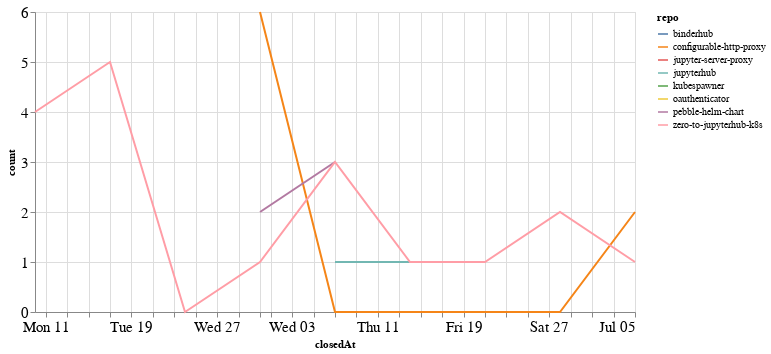

The code cell stored with this chart in its notebook:
### Code cell
closed_by_time = closed_by.groupby('repo').resample('W', on='closedAt').count()['author'].reset_index()
closed_by_time = closed_by_time.rename(columns={'author': 'count'})

alt.Chart(closed_by_time, width=600).mark_line().encode(
    x='closedAt',
    y='count',
    color='repo',
    tooltip="repo"
)

### Figure 1 — Vega-Lite specification as saved in the notebook (floating-point values rounded to 4 significant figures)
{"config": {"axisLeft": {"labelFontSize": 15}, "axisBottom": {"labelFontSize": 15}}, "data": {"name": "data-8dc859577252f03d276b6151484b82ad"}, "mark": "line", "encoding": {"color": {"type": "nominal", "field": "repo"}, "tooltip": {"type": "nominal", "field": "repo"}, "x": {"type": "temporal", "field": "closedAt"}, "y": {"type": "quantitative", "field": "count"}}, "width": 600, "$schema": "https://vega.github.io/schema/vega-lite/v4.8.1.json", "datasets": {"data-8dc859577252f03d276b6151484b82ad": [{"repo": "binderhub", "closedAt": "2020-05-24T00:00:00", "count": 1}, {"repo": "configurable-http-proxy", "closedAt": "2020-05-31T00:00:00", "count": 6}, {"repo": "configurable-http-proxy", "closedAt": "2020-06-07T00:00:00", "count": 0}, {"repo": "configurable-http-proxy", "closedAt": "2020-06-14T00:00:00", "count": 0}, {"repo": "configurable-http-proxy", "closedAt": "2020-06-21T00:00:00", "count": 0}, {"repo": "configurable-http-proxy", "closedAt": "2020-06-28T00:00:00", "count": 0}, {"repo": "configurable-http-proxy", "closedAt": "2020-07-05T00:00:00", "count": 2}, {"repo": "jupyter-server-proxy", "closedAt": "2020-05-24T00:00:00", "count": 1}, {"repo": "jupyterhub", "closedAt": "2020-06-07T00:00:00", "count": 1}, {"repo": "jupyterhub", "closedAt": "2020-06-14T00:00:00", "count": 1}, {"repo": "kubespawner", "closedAt": "2020-06-28T00:00:00", "count": 1}, {"repo": "oauthenticator", "closedAt": "2020-05-17T00:00:00", "count": 1}, {"repo": "pebble-helm-chart", "closedAt": "2020-05-31T00:00:00", "count": 2}, {"repo": "pebble-helm-chart", "closedAt": "2020-06-07T00:00:00", "count": 3}, {"repo": "zero-to-jupyterhub-k8s", "closedAt": "2020-05-10T00:00:00", "count": 4}, {"repo": "zero-to-jupyterhub-k8s", "closedAt": "2020-05-17T00:00:00", "count": 5}, {"repo": "zero-to-jupyterhub-k8s", "closedAt": "2020-05-24T00:00:00", "count": 0}, {"repo": "zero-to-jupyterhub-k8s", "closedAt": "2020-05-31T00:00:00", "count": 1}, {"repo": "zero-to-jupyterhub-k8s", "closedAt": "2020-06-07T00:00:00", "count": 3}, {"repo": "zero-to-jupyterhub-k8s", "closedAt": "2020-06-14T00:00:00", "count": 1}, {"repo": "zero-to-jupyterhub-k8s", "closedAt": "2020-06-21T00:00:00", "count": 1}, {"repo": "zero-to-jupyterhub-k8s", "closedAt": "2020-06-28T00:00:00", "count": 2}, {"repo": "zero-to-jupyterhub-k8s", "closedAt": "2020-07-05T00:00:00", "count": 1}]}}
